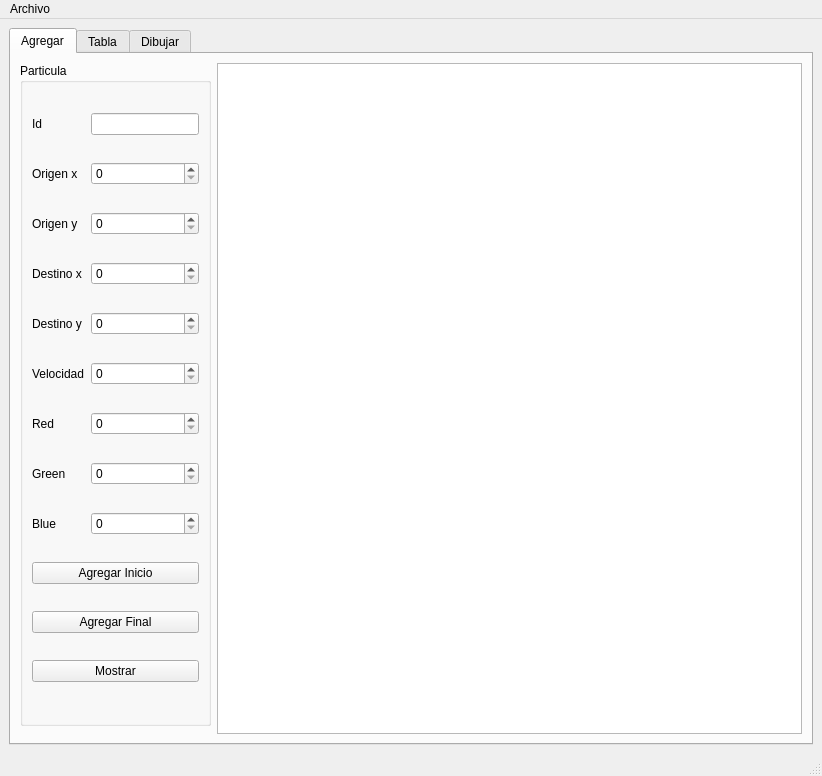
<?xml version="1.0" encoding="UTF-8"?>
<ui version="4.0">
 <class>MainWindow</class>
 <widget class="QMainWindow" name="MainWindow">
  <property name="geometry">
   <rect>
    <x>0</x>
    <y>0</y>
    <width>822</width>
    <height>776</height>
   </rect>
  </property>
  <property name="windowTitle">
   <string>MainWindow</string>
  </property>
  <widget class="QWidget" name="centralwidget">
   <layout class="QGridLayout" name="gridLayout_2">
    <item row="4" column="0">
     <widget class="QTabWidget" name="tabWidget">
      <property name="currentIndex">
       <number>0</number>
      </property>
      <widget class="QWidget" name="agregar_tab">
       <attribute name="title">
        <string>Agregar</string>
       </attribute>
       <layout class="QFormLayout" name="formLayout">
        <item row="0" column="0">
         <widget class="QGroupBox" name="groupBox">
          <property name="title">
           <string>Particula</string>
          </property>
          <layout class="QGridLayout" name="gridLayout">
           <item row="7" column="1">
            <widget class="QSpinBox" name="red_spinBox">
             <property name="maximum">
              <number>255</number>
             </property>
            </widget>
           </item>
           <item row="7" column="0">
            <widget class="QLabel" name="label_4">
             <property name="text">
              <string>Red</string>
             </property>
            </widget>
           </item>
           <item row="1" column="0">
            <widget class="QLabel" name="label_7">
             <property name="text">
              <string>Id</string>
             </property>
            </widget>
           </item>
           <item row="4" column="0">
            <widget class="QLabel" name="label">
             <property name="text">
              <string>Destino x</string>
             </property>
            </widget>
           </item>
           <item row="3" column="1">
            <widget class="QSpinBox" name="origenY_spinBox">
             <property name="maximum">
              <number>500</number>
             </property>
            </widget>
           </item>
           <item row="5" column="1">
            <widget class="QSpinBox" name="destinoY_spinBox">
             <property name="maximum">
              <number>500</number>
             </property>
            </widget>
           </item>
           <item row="9" column="1">
            <widget class="QSpinBox" name="blue__spinBox">
             <property name="maximum">
              <number>255</number>
             </property>
            </widget>
           </item>
           <item row="8" column="1">
            <widget class="QSpinBox" name="green_spinBox">
             <property name="maximum">
              <number>255</number>
             </property>
            </widget>
           </item>
           <item row="13" column="0" colspan="2">
            <widget class="QPushButton" name="mostrar_pushButton">
             <property name="text">
              <string>Mostrar</string>
             </property>
            </widget>
           </item>
           <item row="6" column="0">
            <widget class="QLabel" name="label_3">
             <property name="text">
              <string>Velocidad</string>
             </property>
            </widget>
           </item>
           <item row="3" column="0">
            <widget class="QLabel" name="label_9">
             <property name="text">
              <string>Origen y</string>
             </property>
            </widget>
           </item>
           <item row="11" column="0" colspan="2">
            <widget class="QPushButton" name="agregar_inicio_pushButton">
             <property name="text">
              <string>Agregar Inicio</string>
             </property>
            </widget>
           </item>
           <item row="2" column="1">
            <widget class="QSpinBox" name="origenX_spinBox">
             <property name="maximum">
              <number>500</number>
             </property>
            </widget>
           </item>
           <item row="4" column="1">
            <widget class="QSpinBox" name="destinoX_spinBox">
             <property name="maximum">
              <number>500</number>
             </property>
            </widget>
           </item>
           <item row="5" column="0">
            <widget class="QLabel" name="label_2">
             <property name="text">
              <string>Destino y</string>
             </property>
            </widget>
           </item>
           <item row="9" column="0">
            <widget class="QLabel" name="label_6">
             <property name="text">
              <string>Blue</string>
             </property>
            </widget>
           </item>
           <item row="2" column="0">
            <widget class="QLabel" name="label_8">
             <property name="text">
              <string>Origen x</string>
             </property>
            </widget>
           </item>
           <item row="6" column="1">
            <widget class="QSpinBox" name="velocidad_spinBox">
             <property name="maximum">
              <number>10000</number>
             </property>
             <property name="displayIntegerBase">
              <number>10</number>
             </property>
            </widget>
           </item>
           <item row="8" column="0">
            <widget class="QLabel" name="label_5">
             <property name="text">
              <string>Green</string>
             </property>
            </widget>
           </item>
           <item row="12" column="0" colspan="2">
            <widget class="QPushButton" name="agregar_final_pushButton">
             <property name="text">
              <string>Agregar Final</string>
             </property>
            </widget>
           </item>
           <item row="1" column="1">
            <widget class="QLineEdit" name="id_lineEdit"/>
           </item>
          </layout>
         </widget>
        </item>
        <item row="0" column="1">
         <widget class="QPlainTextEdit" name="out_plainTextEdit">
          <property name="minimumSize">
           <size>
            <width>350</width>
            <height>350</height>
           </size>
          </property>
         </widget>
        </item>
       </layout>
      </widget>
      <widget class="QWidget" name="tabla_tab">
       <attribute name="title">
        <string>Tabla</string>
       </attribute>
       <layout class="QGridLayout" name="gridLayout_3">
        <item row="1" column="2">
         <widget class="QPushButton" name="mostrar_tabla_pushButton">
          <property name="text">
           <string>Mostrar</string>
          </property>
         </widget>
        </item>
        <item row="0" column="0" colspan="3">
         <widget class="QTableWidget" name="tabla_tableWidget"/>
        </item>
        <item row="1" column="1">
         <widget class="QPushButton" name="buscar_pushButton">
          <property name="text">
           <string>Buscar</string>
          </property>
         </widget>
        </item>
        <item row="1" column="0">
         <widget class="QLineEdit" name="buscar_lineEdit">
          <property name="text">
           <string/>
          </property>
          <property name="placeholderText">
           <string>Id de la partícula</string>
          </property>
         </widget>
        </item>
       </layout>
      </widget>
      <widget class="QWidget" name="tab_5">
       <attribute name="title">
        <string>Dibujar</string>
       </attribute>
       <layout class="QGridLayout" name="gridLayout_4">
        <item row="0" column="0" colspan="2">
         <widget class="QGraphicsView" name="graphicsView"/>
        </item>
        <item row="2" column="1">
         <widget class="QPushButton" name="limpiar_pushButton">
          <property name="text">
           <string>Limpiar</string>
          </property>
         </widget>
        </item>
        <item row="2" column="0">
         <widget class="QPushButton" name="dibujar_pushButton">
          <property name="text">
           <string>Dibujar</string>
          </property>
         </widget>
        </item>
       </layout>
      </widget>
     </widget>
    </item>
   </layout>
  </widget>
  <widget class="QMenuBar" name="menubar">
   <property name="geometry">
    <rect>
     <x>0</x>
     <y>0</y>
     <width>822</width>
     <height>26</height>
    </rect>
   </property>
   <widget class="QMenu" name="menuArchivo">
    <property name="title">
     <string>Archivo</string>
    </property>
    <addaction name="actionAbrir"/>
    <addaction name="actionGuardar"/>
   </widget>
   <addaction name="menuArchivo"/>
  </widget>
  <widget class="QStatusBar" name="statusbar"/>
  <action name="actionAbrir">
   <property name="text">
    <string>Abrir</string>
   </property>
   <property name="shortcut">
    <string>Ctrl+O</string>
   </property>
  </action>
  <action name="actionGuardar">
   <property name="text">
    <string>Guardar</string>
   </property>
   <property name="shortcut">
    <string>Ctrl+S</string>
   </property>
  </action>
 </widget>
 <resources/>
 <connections/>
</ui>
